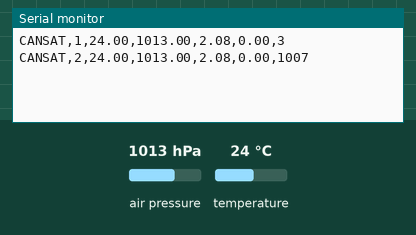
The sketch below on a simulated ESP32. On the bench: the last lines printed to the serial monitor. The inputs (shaded band) are chosen by the test bench; at power-on: air pressure 1013 hPa, temperature 24 °C.

Above: at 1.2 s.
1.3 s: air pressure set to 952 hPa
At 2.4 s:
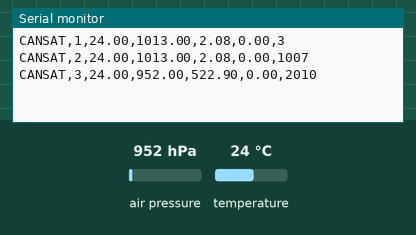
2.8 s: temperature set to 12 °C
At 3.8 s:
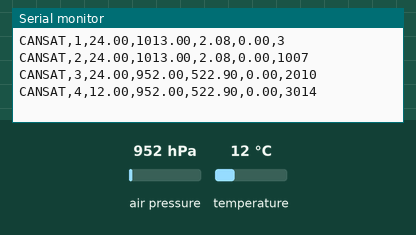
4.3 s: air pressure set to 975 hPa
At 5.8 s:
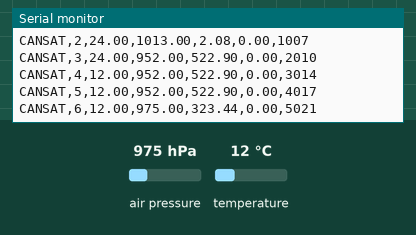
Timing chart, 0 to 7.3 s (numbered marks = the images above; inputs shaded):
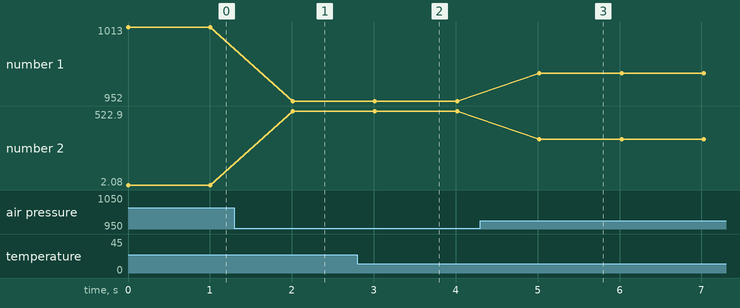

Measured:
- after the input at 1.3 s, the serial monitor: prints a new line after 0.71 s (image 1)
- after the input at 2.8 s, the serial monitor: prints a new line after 0.21 s (image 2)
- after the input at 4.3 s, the serial monitor: prints a new line after 0.72 s (image 3)
- plotted number 1: 1013 → 952 after the input at 1.3 s, 952 → 975 after the input at 4.3 s
- plotted number 2: 2.08 → 522.9 after the input at 1.3 s, 522.9 → 323.44 after the input at 4.3 s

The sketch:

bmp280_esp32.ino
```cpp
/*
 * BMP280 Data Node - ESP32
 * Lee el sensor y envía datos formateados por Serial
 * Formato: CANSAT,id,temp,pres,alt,hum,ms
 *
 * Conectar (pines por defecto I2C en ESP32):
 *   VCC  -> 3.3V
 *   GND  -> GND
 *   SDA  -> GPIO 21
 *   SCL  -> GPIO 22
 *
 *   TX (GPIO 1 / TX0) -> RX del dispositivo receptor (ej. módulo LoRa)
 *   GND               -> GND del dispositivo receptor
 */

#include <Wire.h>
#include <Adafruit_BMP280.h>

// Definir pines I2C (21 y 22 son los estándar en ESP32)
#define I2C_SDA 21
#define I2C_SCL 22

Adafruit_BMP280 bmp;
unsigned long packetId = 0;

void setup() {
  // Velocidad recomendada en ESP32 es 115200 (en Arduino Uno usabas 9600)
  Serial.begin(115200);
  while(!Serial) delay(10);

  // Inicializar bus I2C en el ESP32 con sus pines específicos
  Wire.begin(I2C_SDA, I2C_SCL);

  // Inicializar BMP280 (Suele venir en 0x76, en caso de fallo prueba 0x77)
  if (!bmp.begin(0x76) && !bmp.begin(0x77)) {
    Serial.println("ER,Sensor BMP280 no encontrado");
    while (1) delay(1000); // En ESP32 es recomendable dejar un delay() dentro del while(1)
  }

  // Configuración del sensor
  bmp.setSampling(Adafruit_BMP280::MODE_NORMAL,
                  Adafruit_BMP280::SAMPLING_X2,
                  Adafruit_BMP280::SAMPLING_X16,
                  Adafruit_BMP280::FILTER_X16,
                  Adafruit_BMP280::STANDBY_MS_500);
}

void loop() {
  float temp = bmp.readTemperature();
  float pres = bmp.readPressure() / 100.0;
  float alt = bmp.readAltitude(1013.25);
  float hum = 0.0; // BMP280 no tiene humedad, mantenemos 0.0 para compatibilidad de formato

  packetId++;

  // Formato estricto CANSAT para enviar por Radio/Serial
  // CANSAT,id,temp,pres,alt,hum,ms
  Serial.print("CANSAT,");
  Serial.print(packetId);
  Serial.print(",");
  Serial.print(temp, 2);
  Serial.print(",");
  Serial.print(pres, 2);
  Serial.print(",");
  Serial.print(alt, 2);
  Serial.print(",");
  Serial.print(hum, 2);
  Serial.print(",");
  Serial.println(millis());

  delay(1000); // 1Hz rate
}
```
